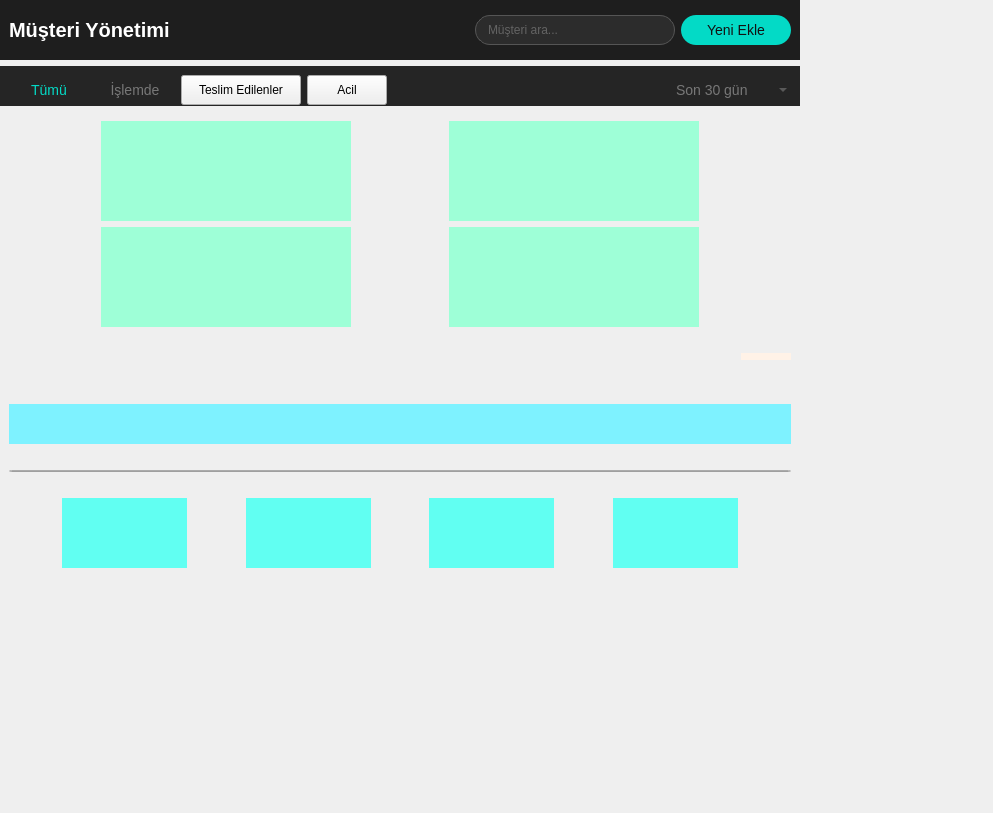
<?xml version="1.0" encoding="UTF-8"?>
<ui version="4.0">
 <class>CustomerPage</class>
 <widget class="QWidget" name="CustomerPage">
  <property name="geometry">
   <rect>
    <x>0</x>
    <y>0</y>
    <width>993</width>
    <height>813</height>
   </rect>
  </property>
  <property name="windowTitle">
   <string>Form</string>
  </property>
  <property name="styleSheet">
   <string notr="true">QMainWindow {
    background-color: #121212;
    color: white;
}

QWidget#sidebarWidget {
    background-color: #1e1e1e;
}

QWidget#logoWidget {
    background-color: #252525;
}

QWidget#headerWidget {
    background-color: #1e1e1e;
}

QWidget#tabWidget {
    background-color: #252525;
}

QWidget#profileWidget {
    background-color: #252525;
}

QPushButton#menuButton {
    background-color: transparent;
    color: #aaaaaa;
    border: none;
    text-align: left;
    padding-left: 10px;
    font-size: 14px;
}

QPushButton#menuButton:hover {
    color: white;
}

QPushButton#activeMenuButton {
    background-color: #03dac6;
    color: #121212;
    border: none;
    border-radius: 8px;
    text-align: left;
    padding-left: 10px;
    font-size: 14px;
}

QLabel#logoLabel {
    color: #03dac6;
    font-weight: bold;
    font-size: 16px;
}

QLabel#headerLabel {
    color: white;
    font-weight: bold;
    font-size: 20px;
}

QLineEdit#searchField {
    background-color: #2c2c2c;
    border: 1px solid #555555;
    border-radius: 15px;
    padding: 5px 10px;
    color: #999999;
}

QPushButton#addButton {
    background-color: #03dac6;
    color: #121212;
    border: none;
    border-radius: 15px;
    padding: 5px 15px;
    font-size: 14px;
}

QPushButton#activeTabButton {
    background-color: transparent;
    color: #03dac6;
    border: none;
    font-size: 14px;
}

QPushButton#tabButton {
    background-color: transparent;
    color: #777777;
    border: none;
    font-size: 14px;
}

QComboBox#dateFilter {
    background-color: transparent;
    color: #777777;
    border: none;
    font-size: 14px;
}

QWidget#cardWidget {
    background-color: #252525;
    border-radius: 8px;
}

QLabel#customerName {
    color: white;
    font-weight: bold;
    font-size: 16px;
}

QLabel#customerInfo {
    color: #aaaaaa;
    font-size: 13px;
}

QPushButton#statusButton {
    border-radius: 14px;
    color: #121212;
    font-size: 12px;
}

QPushButton#statusButton_inProgress {
    background-color: #ff9800;
}

QPushButton#statusButton_completed {
    background-color: #4caf50;
}

QPushButton#statusButton_urgent {
    background-color: #f44336;
    color: white;
}

QPushButton#whatsappButton {
    background-color: #03dac6;
    color: #121212;
    border-radius: 14px;
    font-size: 12px;
}

QLabel#paginationLabel {
    color: #aaaaaa;
    font-size: 14px;
}

QWidget#paginationWidget {
    background-color: #252525;
    border-radius: 15px;
}

QLabel#paginationNumber {
    color: #aaaaaa;
    font-size: 14px;
}

QLabel#activePaginationNumber {
    color: #03dac6;
    font-size: 14px;
}

</string>
  </property>
  <widget class="QWidget" name="content" native="true">
   <property name="geometry">
    <rect>
     <x>0</x>
     <y>0</y>
     <width>800</width>
     <height>600</height>
    </rect>
   </property>
   <layout class="QVBoxLayout" name="verticalLayout_2">
    <item>
     <widget class="QWidget" name="headerWidget" native="true">
      <property name="minimumSize">
       <size>
        <width>0</width>
        <height>60</height>
       </size>
      </property>
      <property name="maximumSize">
       <size>
        <width>16777215</width>
        <height>60</height>
       </size>
      </property>
      <layout class="QHBoxLayout" name="horizontalLayout_4">
       <item>
        <widget class="QLabel" name="headerLabel">
         <property name="text">
          <string>Müşteri Yönetimi</string>
         </property>
        </widget>
       </item>
       <item>
        <spacer name="horizontalSpacer_2">
         <property name="orientation">
          <enum>Qt::Orientation::Horizontal</enum>
         </property>
         <property name="sizeHint" stdset="0">
          <size>
           <width>40</width>
           <height>20</height>
          </size>
         </property>
        </spacer>
       </item>
       <item>
        <widget class="QLineEdit" name="searchField">
         <property name="minimumSize">
          <size>
           <width>200</width>
           <height>30</height>
          </size>
         </property>
         <property name="maximumSize">
          <size>
           <width>200</width>
           <height>30</height>
          </size>
         </property>
         <property name="placeholderText">
          <string>Müşteri ara...</string>
         </property>
        </widget>
       </item>
       <item>
        <widget class="QPushButton" name="addButton">
         <property name="minimumSize">
          <size>
           <width>110</width>
           <height>30</height>
          </size>
         </property>
         <property name="maximumSize">
          <size>
           <width>110</width>
           <height>30</height>
          </size>
         </property>
         <property name="text">
          <string>Yeni Ekle</string>
         </property>
        </widget>
       </item>
      </layout>
     </widget>
    </item>
    <item>
     <widget class="QWidget" name="tabWidget" native="true">
      <property name="minimumSize">
       <size>
        <width>0</width>
        <height>40</height>
       </size>
      </property>
      <property name="maximumSize">
       <size>
        <width>16777215</width>
        <height>40</height>
       </size>
      </property>
      <layout class="QHBoxLayout" name="horizontalLayout_5">
       <item>
        <widget class="QPushButton" name="activeTabButton">
         <property name="minimumSize">
          <size>
           <width>80</width>
           <height>30</height>
          </size>
         </property>
         <property name="maximumSize">
          <size>
           <width>80</width>
           <height>30</height>
          </size>
         </property>
         <property name="text">
          <string>Tümü</string>
         </property>
        </widget>
       </item>
       <item>
        <widget class="QPushButton" name="tabButton">
         <property name="minimumSize">
          <size>
           <width>80</width>
           <height>30</height>
          </size>
         </property>
         <property name="maximumSize">
          <size>
           <width>80</width>
           <height>30</height>
          </size>
         </property>
         <property name="text">
          <string>İşlemde</string>
         </property>
        </widget>
       </item>
       <item>
        <widget class="QPushButton" name="tabButton_2">
         <property name="minimumSize">
          <size>
           <width>120</width>
           <height>30</height>
          </size>
         </property>
         <property name="maximumSize">
          <size>
           <width>120</width>
           <height>30</height>
          </size>
         </property>
         <property name="text">
          <string>Teslim Edilenler</string>
         </property>
        </widget>
       </item>
       <item>
        <widget class="QPushButton" name="tabButton_3">
         <property name="minimumSize">
          <size>
           <width>80</width>
           <height>30</height>
          </size>
         </property>
         <property name="maximumSize">
          <size>
           <width>80</width>
           <height>30</height>
          </size>
         </property>
         <property name="text">
          <string>Acil</string>
         </property>
        </widget>
       </item>
       <item>
        <spacer name="horizontalSpacer_3">
         <property name="orientation">
          <enum>Qt::Orientation::Horizontal</enum>
         </property>
         <property name="sizeHint" stdset="0">
          <size>
           <width>40</width>
           <height>20</height>
          </size>
         </property>
        </spacer>
       </item>
       <item>
        <widget class="QComboBox" name="dateFilter">
         <property name="minimumSize">
          <size>
           <width>120</width>
           <height>30</height>
          </size>
         </property>
         <property name="maximumSize">
          <size>
           <width>120</width>
           <height>30</height>
          </size>
         </property>
         <property name="currentText">
          <string>Son 30 gün</string>
         </property>
         <item>
          <property name="text">
           <string>Son 30 gün</string>
          </property>
         </item>
         <item>
          <property name="text">
           <string>Son 7 gün</string>
          </property>
         </item>
         <item>
          <property name="text">
           <string>Bugün</string>
          </property>
         </item>
         <item>
          <property name="text">
           <string>Tüm zamanlar</string>
          </property>
         </item>
        </widget>
       </item>
      </layout>
     </widget>
    </item>
    <item>
     <widget class="QWidget" name="widget_7" native="true">
      <layout class="QGridLayout" name="gridLayout">
       <item row="1" column="0">
        <widget class="QWidget" name="widget_3" native="true">
         <property name="minimumSize">
          <size>
           <width>250</width>
           <height>100</height>
          </size>
         </property>
         <property name="maximumSize">
          <size>
           <width>200</width>
           <height>100</height>
          </size>
         </property>
         <property name="styleSheet">
          <string notr="true">background-color: rgb(158, 255, 215);</string>
         </property>
        </widget>
       </item>
       <item row="0" column="0">
        <widget class="QWidget" name="widget_2" native="true">
         <property name="minimumSize">
          <size>
           <width>250</width>
           <height>100</height>
          </size>
         </property>
         <property name="maximumSize">
          <size>
           <width>200</width>
           <height>100</height>
          </size>
         </property>
         <property name="styleSheet">
          <string notr="true">background-color: rgb(158, 255, 215);</string>
         </property>
        </widget>
       </item>
       <item row="1" column="1">
        <widget class="QWidget" name="widget_5" native="true">
         <property name="minimumSize">
          <size>
           <width>250</width>
           <height>100</height>
          </size>
         </property>
         <property name="maximumSize">
          <size>
           <width>200</width>
           <height>100</height>
          </size>
         </property>
         <property name="styleSheet">
          <string notr="true">background-color: rgb(158, 255, 215);</string>
         </property>
        </widget>
       </item>
       <item row="0" column="1">
        <widget class="QWidget" name="widget_4" native="true">
         <property name="minimumSize">
          <size>
           <width>250</width>
           <height>100</height>
          </size>
         </property>
         <property name="maximumSize">
          <size>
           <width>200</width>
           <height>100</height>
          </size>
         </property>
         <property name="styleSheet">
          <string notr="true">background-color: rgb(158, 255, 215);</string>
         </property>
        </widget>
       </item>
      </layout>
     </widget>
    </item>
    <item>
     <widget class="QWidget" name="horizontalWidget" native="true">
      <property name="maximumSize">
       <size>
        <width>16777215</width>
        <height>25</height>
       </size>
      </property>
      <layout class="QHBoxLayout" name="horizontalLayout_2">
       <item>
        <spacer name="horizontalSpacer_8">
         <property name="orientation">
          <enum>Qt::Orientation::Horizontal</enum>
         </property>
         <property name="sizeHint" stdset="0">
          <size>
           <width>40</width>
           <height>20</height>
          </size>
         </property>
        </spacer>
       </item>
       <item>
        <widget class="QWidget" name="widget_6" native="true">
         <property name="minimumSize">
          <size>
           <width>50</width>
           <height>0</height>
          </size>
         </property>
         <property name="maximumSize">
          <size>
           <width>16777215</width>
           <height>20</height>
          </size>
         </property>
         <property name="styleSheet">
          <string notr="true">background-color: rgb(255, 242, 231);</string>
         </property>
        </widget>
       </item>
      </layout>
     </widget>
    </item>
    <item>
     <widget class="QWidget" name="widget" native="true">
      <layout class="QVBoxLayout" name="verticalLayout">
       <property name="sizeConstraint">
        <enum>QLayout::SizeConstraint::SetDefaultConstraint</enum>
       </property>
       <item>
        <widget class="QWidget" name="widget" native="true">
         <property name="minimumSize">
          <size>
           <width>0</width>
           <height>40</height>
          </size>
         </property>
         <property name="maximumSize">
          <size>
           <width>16777215</width>
           <height>40</height>
          </size>
         </property>
         <property name="styleSheet">
          <string notr="true">background-color: rgb(126, 242, 255);</string>
         </property>
        </widget>
       </item>
       <item>
        <widget class="QLineEdit" name="lineEdit">
         <property name="sizePolicy">
          <sizepolicy hsizetype="Expanding" vsizetype="Fixed">
           <horstretch>0</horstretch>
           <verstretch>0</verstretch>
          </sizepolicy>
         </property>
         <property name="minimumSize">
          <size>
           <width>0</width>
           <height>2</height>
          </size>
         </property>
         <property name="maximumSize">
          <size>
           <width>16777215</width>
           <height>2</height>
          </size>
         </property>
         <property name="layoutDirection">
          <enum>Qt::LayoutDirection::LeftToRight</enum>
         </property>
         <property name="alignment">
          <set>Qt::AlignmentFlag::AlignCenter</set>
         </property>
        </widget>
       </item>
       <item>
        <layout class="QHBoxLayout" name="horizontalLayout">
         <item>
          <spacer name="horizontalSpacer_4">
           <property name="orientation">
            <enum>Qt::Orientation::Horizontal</enum>
           </property>
           <property name="sizeHint" stdset="0">
            <size>
             <width>40</width>
             <height>20</height>
            </size>
           </property>
          </spacer>
         </item>
         <item>
          <widget class="QWidget" name="widget_12" native="true">
           <property name="minimumSize">
            <size>
             <width>125</width>
             <height>70</height>
            </size>
           </property>
           <property name="maximumSize">
            <size>
             <width>125</width>
             <height>70</height>
            </size>
           </property>
           <property name="styleSheet">
            <string notr="true">background-color: rgb(97, 255, 242);</string>
           </property>
          </widget>
         </item>
         <item>
          <spacer name="horizontalSpacer_5">
           <property name="orientation">
            <enum>Qt::Orientation::Horizontal</enum>
           </property>
           <property name="sizeHint" stdset="0">
            <size>
             <width>40</width>
             <height>20</height>
            </size>
           </property>
          </spacer>
         </item>
         <item>
          <widget class="QWidget" name="widget_11" native="true">
           <property name="minimumSize">
            <size>
             <width>125</width>
             <height>70</height>
            </size>
           </property>
           <property name="maximumSize">
            <size>
             <width>125</width>
             <height>70</height>
            </size>
           </property>
           <property name="styleSheet">
            <string notr="true">background-color: rgb(97, 255, 242);</string>
           </property>
          </widget>
         </item>
         <item>
          <spacer name="horizontalSpacer_6">
           <property name="orientation">
            <enum>Qt::Orientation::Horizontal</enum>
           </property>
           <property name="sizeHint" stdset="0">
            <size>
             <width>40</width>
             <height>20</height>
            </size>
           </property>
          </spacer>
         </item>
         <item>
          <widget class="QWidget" name="widget_10" native="true">
           <property name="minimumSize">
            <size>
             <width>125</width>
             <height>70</height>
            </size>
           </property>
           <property name="maximumSize">
            <size>
             <width>125</width>
             <height>70</height>
            </size>
           </property>
           <property name="styleSheet">
            <string notr="true">background-color: rgb(97, 255, 242);</string>
           </property>
          </widget>
         </item>
         <item>
          <spacer name="horizontalSpacer_7">
           <property name="orientation">
            <enum>Qt::Orientation::Horizontal</enum>
           </property>
           <property name="sizeHint" stdset="0">
            <size>
             <width>40</width>
             <height>20</height>
            </size>
           </property>
          </spacer>
         </item>
         <item>
          <widget class="QWidget" name="widget_9" native="true">
           <property name="minimumSize">
            <size>
             <width>125</width>
             <height>70</height>
            </size>
           </property>
           <property name="maximumSize">
            <size>
             <width>125</width>
             <height>70</height>
            </size>
           </property>
           <property name="styleSheet">
            <string notr="true">background-color: rgb(97, 255, 242);</string>
           </property>
          </widget>
         </item>
         <item>
          <spacer name="horizontalSpacer">
           <property name="orientation">
            <enum>Qt::Orientation::Horizontal</enum>
           </property>
           <property name="sizeHint" stdset="0">
            <size>
             <width>20</width>
             <height>40</height>
            </size>
           </property>
          </spacer>
         </item>
        </layout>
       </item>
      </layout>
     </widget>
    </item>
   </layout>
  </widget>
 </widget>
 <resources/>
 <connections/>
</ui>
